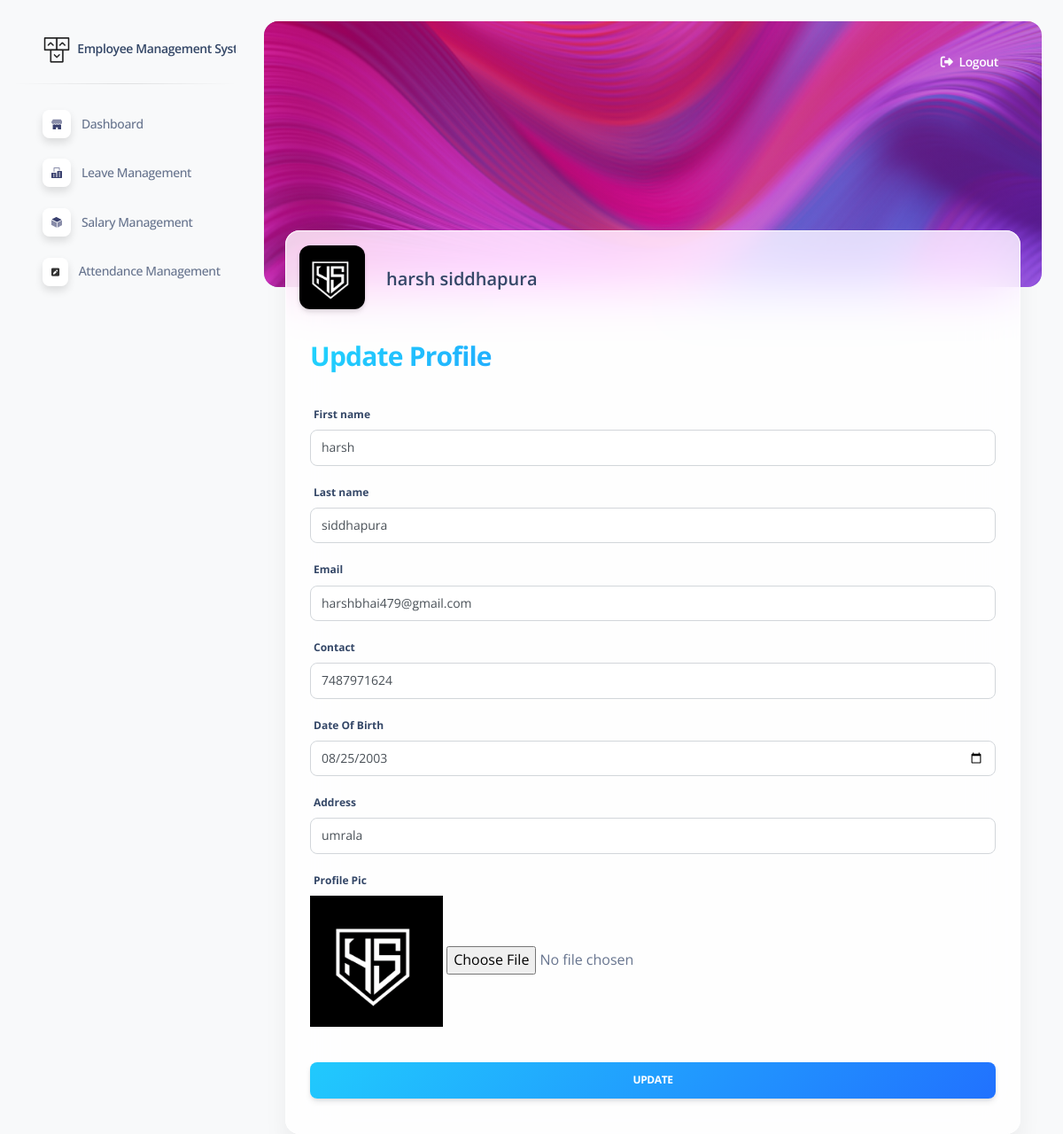
Page /pages/profile2.php (signed in) on the committed database.
### tables this page shows
CREATE TABLE `user__tbl` (
  `Id` int(20) NOT NULL,
  `user_fname` varchar(255) NOT NULL,
  `user_lname` varchar(255) NOT NULL,
  `user_email` varchar(255) DEFAULT NULL,
  `user_contact` bigint(12) NOT NULL,
  `user_dob` date DEFAULT NULL,
  `user_role` enum('0','1','2') NOT NULL COMMENT '0 = Employee\r\n1 = HR\r\n2 = Owner',
  `user_address` varchar(255) DEFAULT NULL,
  `user_profile_pic` varchar(255) DEFAULT NULL,
  `User_pass` varchar(255) NOT NULL
);

### pages/profile2.php (the view, shortened to what this page needs)
<?php
 $conn=mysqli_connect("localhost","root","","employee_management")or die("error in connection");
 $id=$_SESSION['id'];
   $query="select * from user__tbl where id=$id";
    $result=mysqli_query($conn,$query);
    while($row=mysqli_fetch_array($result))
    {
?>
<!DOCTYPE html>
<html lang="en">
<head>
  <link href="../assets/css/nucleo-icons.css" rel="stylesheet" />
  <link href="../assets/css/nucleo-svg.css" rel="stylesheet" />
  <link href="../assets/css/nucleo-svg.css" rel="stylesheet" />
  <link id="pagestyle" href="../assets/css/soft-ui-dashboard.css?v=1.0.6" rel="stylesheet" />
</head>
<body class="g-sidenav-show bg-gray-100">
  <aside class="sidenav navbar navbar-vertical navbar-expand-xs border-0 border-radius-xl my-3 fixed-start ms-3 " id="sidenav-main">
    <div class="sidenav-header">
      <a class="navbar-brand m-0"  target="_blank">
        <img src="../assets/img/logo-ct-dark.png" class="navbar-brand-img h-100" alt="main_logo">
        <span class="ms-1 font-weight-bold">Employee Management System</span>
      </a>
    </div>
    <hr class="horizontal dark mt-0">
    <div class="collapse navbar-collapse  w-auto " id="sidenav-collapse-main">
      <ul class="navbar-nav">
        <li class="nav-item">
          <a class="nav-link" href="emp_dashoard.php">
            <div class="icon icon-shape icon-sm shadow border-radius-md bg-white text-center me-2 d-flex align-items-center justify-content-center">
            </div>
            <span class="nav-link-text ms-1">Dashboard</span>
          </a>
        </li>
        <li class="nav-item">
          <a class="nav-link" href="leave_index.php">
            <div class="icon icon-shape icon-sm shadow border-radius-md bg-white text-center me-2 d-flex align-items-center justify-content-center">
            </div>
            <span class="nav-link-text ms-1">Leave Management</span>
          </a>
        </li>
        <li class="nav-item">
          <a class="nav-link  " href="sal_index.php">
            <div class="icon icon-shape icon-sm shadow border-radius-md bg-white text-center me-2 d-flex align-items-center justify-content-center">
            </div>
            <span class="nav-link-text ms-1">Salary Management</span>
          </a>
        </li>
        <li class="nav-item">
          <a class="nav-link " href="attendence_index_emp.php">
            <div class="icon icon-shape icon-sm shadow border-radius-md bg-white text-center me-2 d-flex align-items-center justify-content-center">
            <i class="fa fa-pencil-square" aria-hidden="true" style="color:#000;"></i>
            </div>
            <span class="nav-link-text ms-1">Attendance Management</span>
          </a>
        </li>
  </aside>
  <div class="main-content position-relative bg-gray-100 max-height-vh-100 h-100">
  <nav class="navbar navbar-main navbar-expand-lg bg-transparent shadow-none position-absolute px-4 w-100 z-index-2">
      <div class="container-fluid py-1">
        <div class="collapse navbar-collapse me-md-0 me-sm-4 mt-sm-0 mt-2" id="navbar">
          <ul class="navbar-nav justify-content-end">
            <li class="nav-item d-flex align-items-center" style="margin: 15px 25px 0 0;">
              <a href="index.php" class="nav-link text-white font-weight-bold px-0">
                <i class="fa fa-sign-out me-sm-1"></i>
                <span class="d-sm-inline d-none">Logout</span>
              </a>
            </li>
              </ul>
        </div>
      </div>
    </nav>
    <nav class="navbar navbar-main navbar-expand-lg bg-transparent shadow-none position-absolute px-4 w-100 z-index-2">
      <div class="container-fluid py-1">
      </div>
    </nav>
    <div class="container-fluid">
      <div class="page-header min-height-300 border-radius-xl mt-4" style="background-image: url('../assets/img/curved-images/curved0.jpg'); background-position-y: 50%;">
        <span class="mask bg-gradient-primary opacity-6"></span>
      </div>
      <div class="card card-body blur shadow-blur mx-4 mt-n6 overflow-hidden">
        <div class="row gx-4">
          <div class="col-auto">
            <div class="avatar avatar-xl position-relative" enctype="multipart/form-data">
              <?php
            if($row['user_profile_pic'])
                        {
               ?>
              <img src="profile pic/<?php echo $row['user_profile_pic']; ?>" alt="profile_image" class="w-100 border-radius-lg shadow-sm">
            <?php
            }
            else
            {
              ?>
              <img src="profile pic/default.jpg" alt="profile_image" class="w-100 border-radius-lg shadow-sm">
            <?php
            }
               ?>
            </div>
          </div>
          <div class="col-auto my-auto">
            <div class="h-100">
              <h5 class="mb-1">
                                <?php echo $row['user_fname'];?>
                                <?php echo $row['user_lname'];?>
              </h5>
            </div>
          </div>
            <div class="card-header pb-0 text-left bg-transparent">
                      <h3 class="font-weight-bolder text-info text-gradient">Update Profile</h3>
               </div>
                    <div class="card-body">
                      <form role="form" method="POST" enctype="multipart/form-data">
                      <label>First name</label>
                        <div class="mb-3">
                          <input type="text" class="form-control" placeholder="First name" aria-label="First name" aria-describedby="Fisrt name-addon" name="fname" value="<?php echo $row['user_fname'];?>"required>
                        </div>
                        <label>Last name</label>
                        <div class="mb-3">
                          <input type="text" class="form-control" placeholder="Last name" aria-label="Last name" aria-describedby="Last name-addon" name="lname" value="<?php echo $row['user_lname'];?>"required>
                        </div>
                        <label>Email</label>
                        <div class="mb-3">
                          <input type="email" class="form-control" placeholder="Email" aria-label="Email" aria-describedby="email-addon" name="email" value="<?php echo $row['user_email'];?>"required>
                        </div>
                        <label>Contact</label>
                        <div class="mb-3">
                          <input type="text" class="form-control" placeholder="contact" aria-label="contact" aria-describedby="contact-addon" name="contact" value="<?php echo $row['user_contact'];?>" required>
                        </div>
                        <label>Date Of Birth</label>
                        <div class="mb-3">
                          <input type="date" class="form-control"  name="dob" value="<?php echo $row['user_dob'];?>" required>
                        </div>
                        <label>Address</label>
                        <div class="mb-3">
                        <input type="text" class="form-control" placeholder="address" aria-label="address" aria-describedby="address-addon" name="address" value="<?php echo $row['user_address'];?>">
                        </div>
                        <label>Profile Pic</label>
                        <div class="mb-3">
                          <?php
                        if($row['user_profile_pic'])
                        {
                          ?>
                        <img src="profile pic/<?= $row['user_profile_pic'];?>" style="width:150px;">
                      <?php
                      }
                      ?>
                        <input type="file" name="profile">
                        </div>
                        <div class="text-center">
                          <input type="submit" class="btn bg-gradient-info w-100 mt-4 mb-0" name="update" value="Update">
                        </div>
                      </form>
                    </div>
<?php
    }
?>
</body>
</html>

### assets/css/nucleo-svg.css (style rules this page uses)
.icon { display: inline-block; color: #111111; height: 1em; width: 1em; }
.icon-sm { height: 0.8em; width: 0.8em; }
.icon { fill: currentColor; stroke: none; }

### rows in the picture
user__tbl: user_profile_pic (picture), user_fname "harsh", user_lname "siddhapura", fname "harsh", lname "siddhapura", email "harshbhai479@gmail.com", contact "7487971624", dob "08/25/2003", address "umrala"
